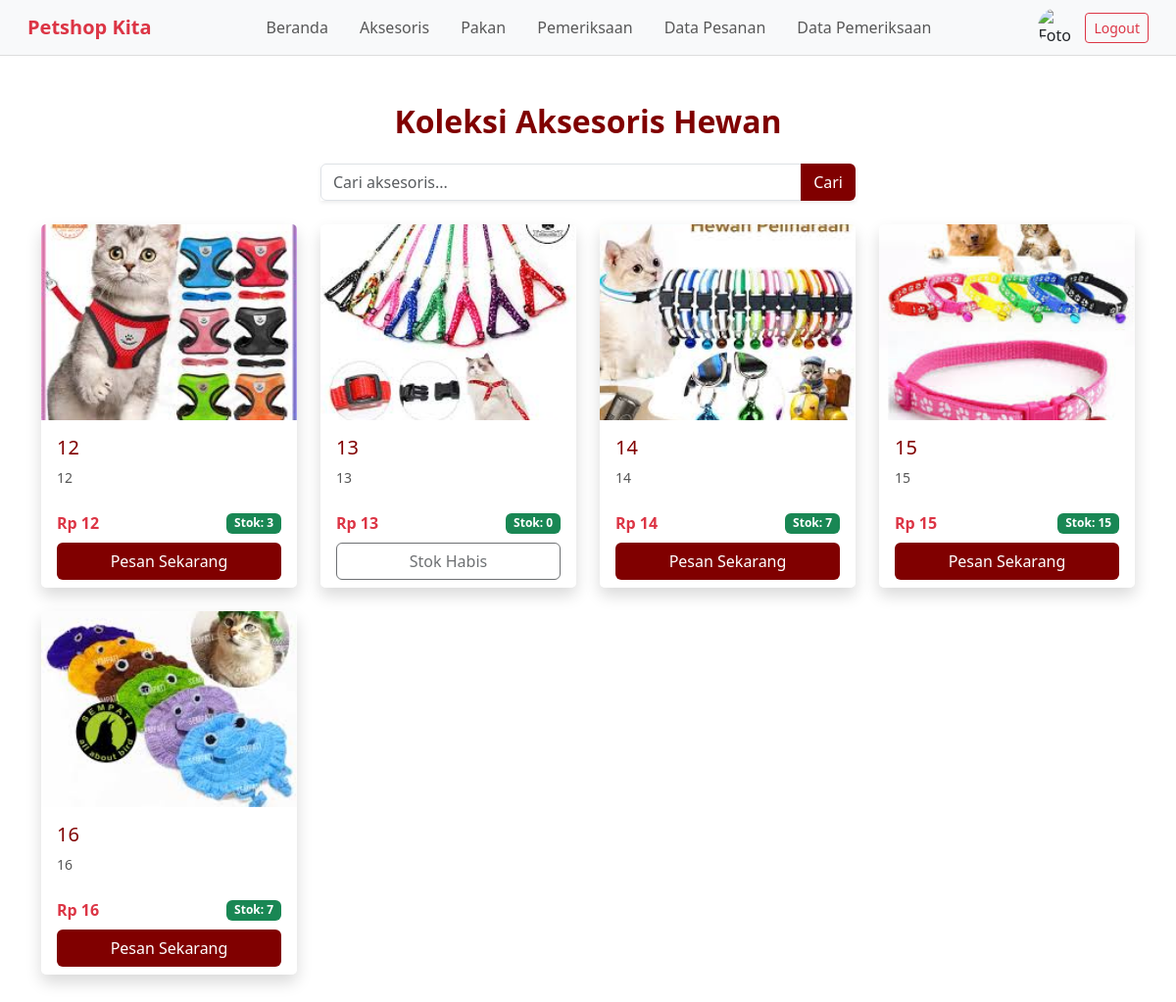
/user/aksesoris.php, run on the app's committed database.
### tables this page shows
CREATE TABLE `aksesoris_212238` (
  `id_212238` varchar(36) NOT NULL,
  `nama_aksesoris_212238` varchar(100) DEFAULT NULL,
  `harga_212238` int(11) DEFAULT NULL,
  `stok_212238` int(11) DEFAULT NULL,
  `foto_212238` varchar(100) DEFAULT NULL,
  `deskripsi_212238` text NOT NULL,
  `gambar_212238` varchar(255) NOT NULL
);

### user/aksesoris.php (the view, shortened to what this page needs)
<?php
include "../config/koneksi.php";
include "header.php";
$isUserLoggedIn = isset($_SESSION['user']) && $_SESSION['user']['role_212238'] === 'user';
$search = isset($_GET['search']) ? trim($_GET['search']) : '';
$query = "SELECT * FROM aksesoris_212238";
$query .= " ORDER BY nama_aksesoris_212238 ASC";
$result = $koneksi->query($query);
?>
<div class="container py-5">
    <h2 class="text-center text-maroon fw-bold mb-4">Koleksi Aksesoris Hewan</h2>
    <form method="get" class="mb-4">
        <div class="row justify-content-center">
            <div class="col-md-6">
                <div class="input-group shadow-sm">
                    <input type="text" name="search" class="form-control" placeholder="Cari aksesoris..." value="<?= htmlspecialchars($search) ?>">
                    <button class="btn btn-maroon" type="submit">Cari</button>
                </div>
            </div>
        </div>
    </form>
    <div class="row g-4">
        <?php if ($result->num_rows > 0): ?>
            <?php while ($data = $result->fetch_assoc()): ?>
                <div class="col-sm-6 col-md-4 col-lg-3">
                    <div class="card border-0 shadow h-100 product-card">
                        <img src="../assets/aksesoris/<?= htmlspecialchars($data['gambar_212238']) ?>"
                            class="card-img-top"
                            style="height: 200px; object-fit: cover;">
                        <div class="card-body">
                            <h5 class="card-title text-maroon"><?= htmlspecialchars($data['nama_aksesoris_212238']) ?></h5>
                            <p class="card-text" style="font-size:14px;color:#555;"><?= nl2br(htmlspecialchars($data['deskripsi_212238'])) ?></p>
                        </div>
                        <div class="card-footer bg-white border-0">
                            <div class="d-flex justify-content-between align-items-center mb-2">
                                <span class="fw-bold text-danger">Rp <?= number_format($data['harga_212238'],0,',','.') ?></span>
                                <span class="badge bg-success">Stok: <?= $data['stok_212238'] ?></span>
                            </div>
                            <button type="button" class="btn btn-maroon w-100"
                                onclick="<?= $isUserLoggedIn ? "showOrderPopup('{$data['id_212238']}', '{$data['nama_aksesoris_212238']}', {$data['harga_212238']})" : "showLoginPopup()" ?>"
                                <?= $data['stok_212238'] == 0 ? 'disabled' : '' ?>>
                                <?= $data['stok_212238'] == 0 ? 'Stok Habis' : 'Pesan Sekarang' ?>
                            </button>
                        </div>
                    </div>
                </div>
            <?php endwhile; ?>
        <?php else: ?>
            <div class="col-12">
                <div class="alert alert-warning text-center">Tidak ada data aksesoris ditemukan.</div>
            </div>
        <?php endif; ?>
    </div>
</div>

### user/aksesoris.php (style rules this page uses)
.text-maroon { color: #800000; }
.btn-maroon { background-color: #800000; color: #fff; }
.product-card { transition: transform 0.3s ease; }

### data on the page
aksesoris_212238: gambar_212238 (picture), nama_aksesoris_212238 "12", deskripsi_212238 "12", harga_212238 "12", stok_212238 "3", shows "Pesan Sekarang"
aksesoris_212238: gambar_212238 (picture), nama_aksesoris_212238 "13", deskripsi_212238 "13", harga_212238 "13", stok_212238 "0", shows "Stok Habis"
aksesoris_212238: gambar_212238 (picture), nama_aksesoris_212238 "14", deskripsi_212238 "14", harga_212238 "14", stok_212238 "7", shows "Pesan Sekarang"
aksesoris_212238: gambar_212238 (picture), nama_aksesoris_212238 "15", deskripsi_212238 "15", harga_212238 "15", stok_212238 "15", shows "Pesan Sekarang"
aksesoris_212238: gambar_212238 (picture), nama_aksesoris_212238 "16", deskripsi_212238 "16", harga_212238 "16", stok_212238 "7", shows "Pesan Sekarang"
